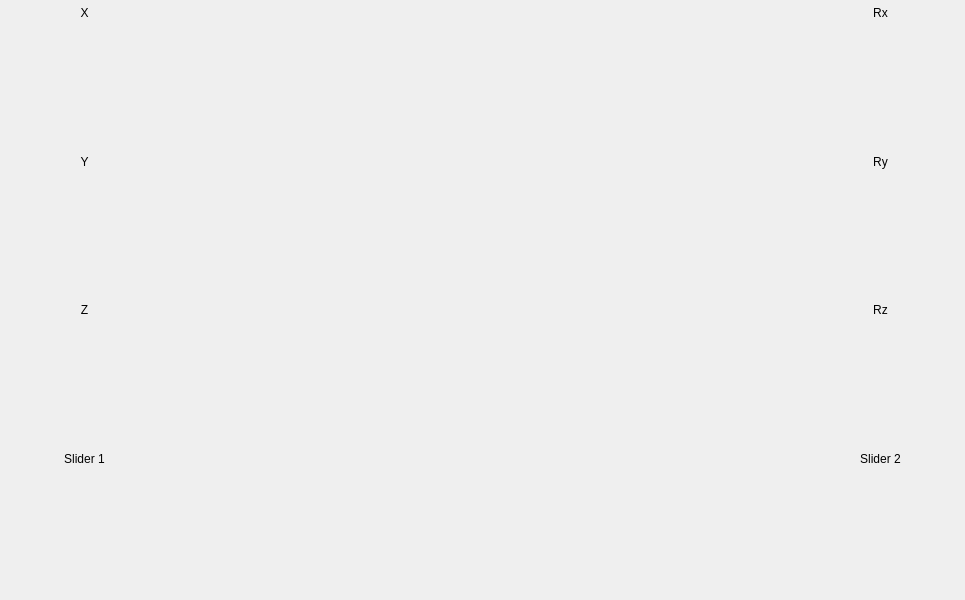
<?xml version="1.0" encoding="UTF-8"?>
<ui version="4.0">
 <class>AxesCurves</class>
 <widget class="QWidget" name="AxesCurves">
  <property name="geometry">
   <rect>
    <x>0</x>
    <y>0</y>
    <width>965</width>
    <height>600</height>
   </rect>
  </property>
  <property name="windowTitle">
   <string>Form</string>
  </property>
  <layout class="QGridLayout" name="layoutG_AxisCurve" rowstretch="0,1,0,1,0,1,0,1" columnstretch="1,4,1">
   <property name="leftMargin">
    <number>6</number>
   </property>
   <property name="topMargin">
    <number>6</number>
   </property>
   <property name="rightMargin">
    <number>6</number>
   </property>
   <property name="bottomMargin">
    <number>6</number>
   </property>
   <item row="0" column="0">
    <widget class="QLabel" name="label">
     <property name="text">
      <string>X</string>
     </property>
     <property name="alignment">
      <set>Qt::AlignmentFlag::AlignCenter</set>
     </property>
    </widget>
   </item>
   <item row="0" column="2">
    <widget class="QLabel" name="label_5">
     <property name="text">
      <string>Rx</string>
     </property>
     <property name="alignment">
      <set>Qt::AlignmentFlag::AlignCenter</set>
     </property>
    </widget>
   </item>
   <item row="1" column="0">
    <widget class="AxesCurvesButton" name="widget_CurveX" native="true"/>
   </item>
   <item row="1" column="2">
    <widget class="AxesCurvesButton" name="widget_CurveRx" native="true"/>
   </item>
   <item row="2" column="0">
    <widget class="QLabel" name="label_2">
     <property name="text">
      <string>Y</string>
     </property>
     <property name="alignment">
      <set>Qt::AlignmentFlag::AlignCenter</set>
     </property>
    </widget>
   </item>
   <item row="2" column="2">
    <widget class="QLabel" name="label_6">
     <property name="text">
      <string>Ry</string>
     </property>
     <property name="alignment">
      <set>Qt::AlignmentFlag::AlignCenter</set>
     </property>
    </widget>
   </item>
   <item row="3" column="0">
    <widget class="AxesCurvesButton" name="widget_CurveY" native="true"/>
   </item>
   <item row="3" column="2">
    <widget class="AxesCurvesButton" name="widget_CurveRy" native="true"/>
   </item>
   <item row="4" column="0">
    <widget class="QLabel" name="label_3">
     <property name="text">
      <string>Z</string>
     </property>
     <property name="alignment">
      <set>Qt::AlignmentFlag::AlignCenter</set>
     </property>
    </widget>
   </item>
   <item row="4" column="2">
    <widget class="QLabel" name="label_7">
     <property name="text">
      <string>Rz</string>
     </property>
     <property name="alignment">
      <set>Qt::AlignmentFlag::AlignCenter</set>
     </property>
    </widget>
   </item>
   <item row="5" column="0">
    <widget class="AxesCurvesButton" name="widget_CurveZ" native="true"/>
   </item>
   <item row="5" column="2">
    <widget class="AxesCurvesButton" name="widget_CurveRz" native="true"/>
   </item>
   <item row="6" column="0">
    <widget class="QLabel" name="label_4">
     <property name="text">
      <string>Slider 1</string>
     </property>
     <property name="alignment">
      <set>Qt::AlignmentFlag::AlignCenter</set>
     </property>
    </widget>
   </item>
   <item row="6" column="2">
    <widget class="QLabel" name="label_8">
     <property name="text">
      <string>Slider 2</string>
     </property>
     <property name="alignment">
      <set>Qt::AlignmentFlag::AlignCenter</set>
     </property>
    </widget>
   </item>
   <item row="7" column="0">
    <widget class="AxesCurvesButton" name="widget_CurveSlider1" native="true"/>
   </item>
   <item row="7" column="2">
    <widget class="AxesCurvesButton" name="widget_CurveSlider2" native="true"/>
   </item>
   <item row="0" column="1" rowspan="8">
    <widget class="AxesCurvesPlot" name="widget_AxesCurvesPlot" native="true"/>
   </item>
  </layout>
 </widget>
 <customwidgets>
  <customwidget>
   <class>AxesCurvesButton</class>
   <extends>QWidget</extends>
   <header>axescurvesbutton.h</header>
   <container>1</container>
  </customwidget>
  <customwidget>
   <class>AxesCurvesPlot</class>
   <extends>QWidget</extends>
   <header>axescurvesplot.h</header>
   <container>1</container>
  </customwidget>
 </customwidgets>
 <resources/>
 <connections/>
</ui>
